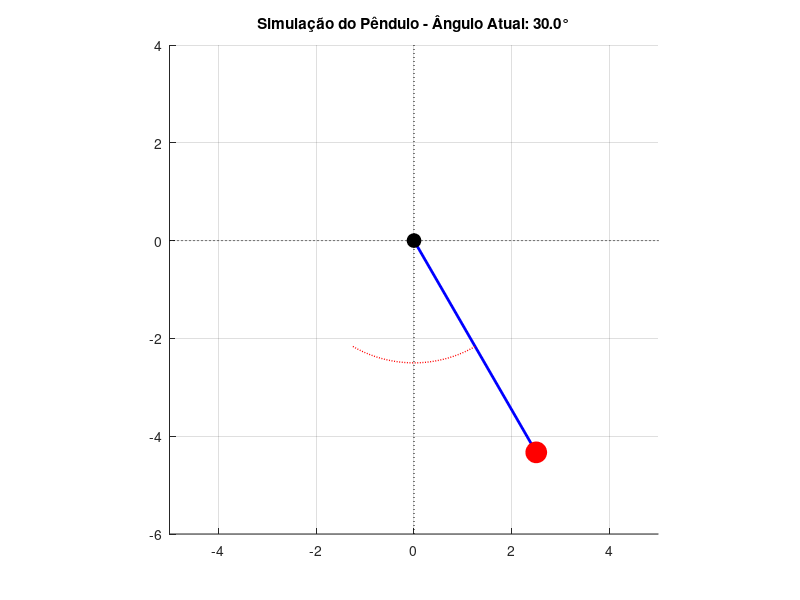

Reproduce this figure in MATLAB.
% Parâmetros do pêndulo
L = 5;           % Comprimento do pêndulo
theta_max = 30;  % Ângulo máximo em graus
dt = 0.1;        % Intervalo de tempo para animação
total_time = 10; % Tempo total de simulação(segundos)

% Criar figura
figure(1);
clf;  % Limpar figura

% Loop principal da animação
for t = 0:dt:total_time

    % Calcular ângulo atual (movimento harmônico simples)
    theta = theta_max * cos(2*pi*t);  % Ângulo em graus

    % Converter para radianos para cálculos
    theta_rad = theta * pi/180;

    % Calcular posição do pêndulo usando matriz de rotação
    x = L * sin(theta_rad);
    y = -L * cos(theta_rad);

    % Limpar plot anterior
    clf;

    % Configurar limites e grade
    xlim([-5 5]);
    ylim([-6 4]);
    grid on;
    axis equal;
    title(sprintf('Simulação do Pêndulo - Ângulo Atual: %.1f°', theta));
    hold on;


    % Linha do pêndulo
    plot([0 x], [0 y], 'b-', 'LineWidth', 2);
    % Ponto de origem
    plot(0, 0, 'ko', 'MarkerFaceColor', 'k', 'MarkerSize', 10);
    % Massa na ponta do pêndulo
    plot(x, y, 'ro', 'MarkerFaceColor', 'r', 'MarkerSize', 15);

    % Desenhar arcos indicando os limites de -30° e 30°
    th = linspace(-30*pi/180, 30*pi/180, 100);
    plot(L*0.5*sin(th), -L*0.5*cos(th), 'r:', 'LineWidth', 1);

    % Adicionar eixos
    plot([-5 5], [0 0], 'k:', 'LineWidth', 0.5); % eixo x
    plot([0 0], [-6 4], 'k:', 'LineWidth', 0.5); % eixo y
    hold off;

    % Atualizar o gráfico
    drawnow;

    % Pausa para criar animação
    pause(0.1);
end
